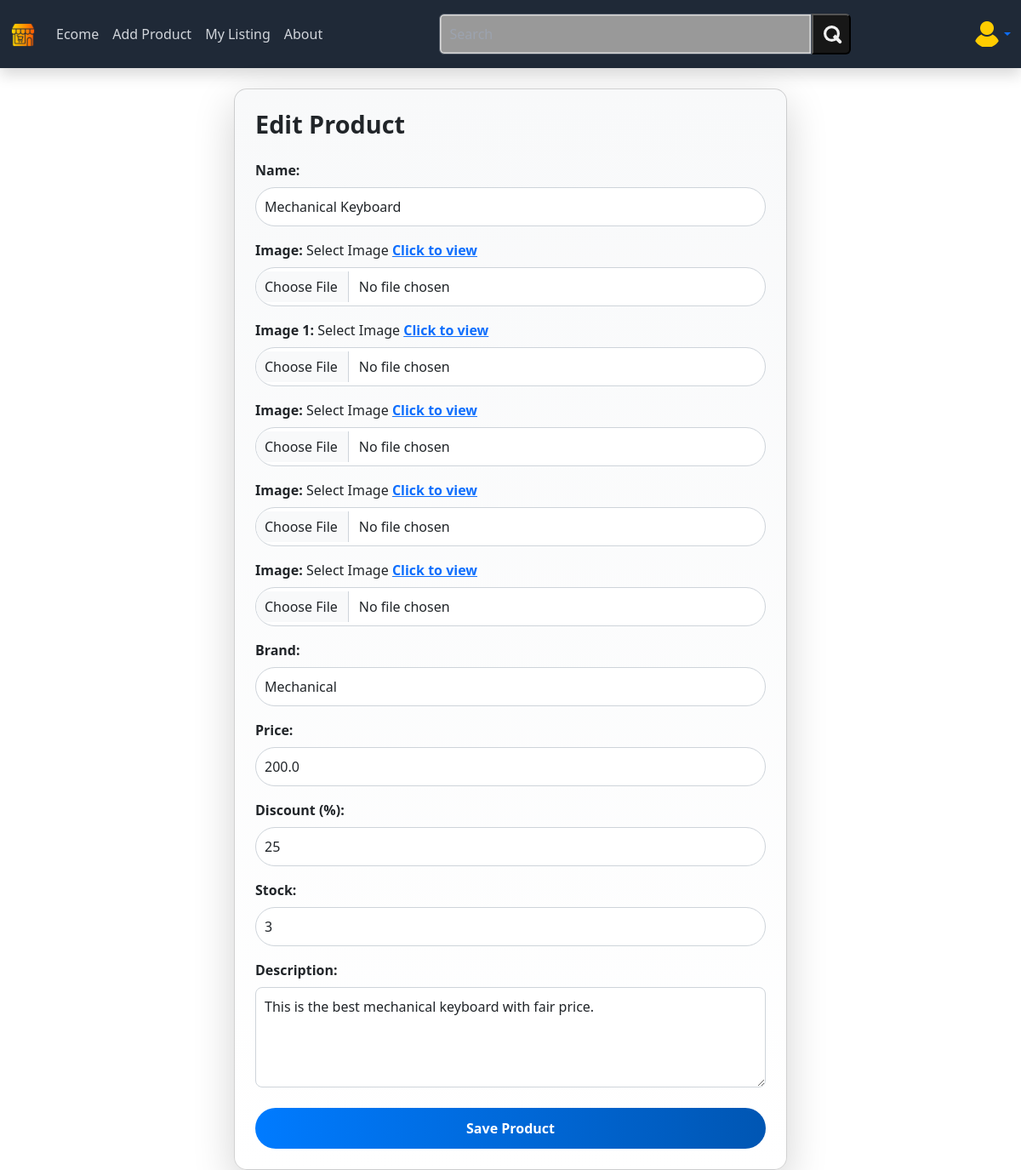
Screenshot of /edit/4/ (signed in) with the database file from the repository.
### product/models.py (models this page shows, shortened)
class Product(models.Model):
    user = models.ForeignKey(User, on_delete=models.CASCADE, null=True, blank=True)
    name = models.CharField(("Name"), max_length=100)
    image = models.ImageField(("Image"), upload_to='product_images/')
    image1 = models.ImageField(upload_to='product_images/', null=True, blank=True)
    image2 = models.ImageField(upload_to='product_images/', null=True, blank=True)
    image3 = models.ImageField(upload_to='product_images/', null=True, blank=True)
    image4 = models.ImageField(upload_to='product_images/', null=True, blank=True)
    brand = models.CharField(("Brand"),max_length=100)
    price = models.FloatField(("Price"), max_length=100)
    discount = models.IntegerField(("Discount"))
    stock = models.PositiveIntegerField(default=0)
    description = models.TextField(("Description"))

### product/views.py (the view, shortened to what this page needs)
# urls.py: path('edit/<int:id>/', views.edit_product, name='edit_product'),
@login_required
def edit_product(request, id):
    product = get_object_or_404(Product, id=id)
    return render(request, 'product/edit_product.html', {'product': product})

### templates/product/edit_product.html (shortened to what this page needs)
{% extends "base.html" %}
{% block content %}
<div class="card shadow-lg p-4 mx-auto" style="max-width: 650px; border-radius: 15px; background: linear-gradient(180deg, #f8f9fa 0%, #ffffff 100%); transition: transform 0.3s ease, box-shadow 0.3s ease;">
  <h2 class="mb-4 fw-bold text-dark" style="font-size: 1.8rem;">Edit Product</h2>
  <form method="post" enctype="multipart/form-data">
    <div class="mb-3">
      <label for="name" class="form-label fw-bold text-dark">Name:</label>
      <input type="text" name="name" id="name" class="form-control rounded-pill" required style="border: 1px solid #ced4da; padding: 10px; transition: border-color 0.3s ease, box-shadow 0.3s ease;" required value="{{ product.name }}">
    </div>
    <div class="mb-3">
      <label for="image" class="form-label fw-bold text-dark">Image:</label>
        Select Image
        {% if product.image %}
          <a href="{{ product.image.url }}" target="_blank"><b>Click to view</b></a>
        {% endif %}
      <input type="file" name="image" id="image" class="form-control rounded-pill" style="border: 1px solid #ced4da; padding: 10px; transition: border-color 0.3s ease, box-shadow 0.3s ease;">
    </div>
    <div class="mb-3">
      <label for="image 1" class="form-label fw-bold text-dark">Image 1:</label>
        Select Image
        {% if product.image %}
          <a href="{{ product.image.url }}" target="_blank"><b>Click to view</b></a>
        {% endif %}
      <input type="file" name="image 1" id="image 1" class="form-control rounded-pill" style="border: 1px solid #ced4da; padding: 10px; transition: border-color 0.3s ease, box-shadow 0.3s ease;">
    </div>
    <div class="mb-3">
      <label for="image 2" class="form-label fw-bold text-dark">Image:</label>
        Select Image
        {% if product.image %}
          <a href="{{ product.image.url }}" target="_blank"><b>Click to view</b></a>
        {% endif %}
      <input type="file" name="image 2" id="image 2" class="form-control rounded-pill" style="border: 1px solid #ced4da; padding: 10px; transition: border-color 0.3s ease, box-shadow 0.3s ease;">
    </div>
    <div class="mb-3">
      <label for="image 3" class="form-label fw-bold text-dark">Image:</label>
        Select Image
        {% if product.image %}
          <a href="{{ product.image.url }}" target="_blank"><b>Click to view</b></a>
        {% endif %}
      <input type="file" name="image 3" id="image 3" class="form-control rounded-pill" style="border: 1px solid #ced4da; padding: 10px; transition: border-color 0.3s ease, box-shadow 0.3s ease;">
    </div>
    <div class="mb-3">
      <label for="image 4" class="form-label fw-bold text-dark">Image:</label>
        Select Image
        {% if product.image %}
          <a href="{{ product.image.url }}" target="_blank"><b>Click to view</b></a>
        {% endif %}
      <input type="file" name="image 4" id="image 4" class="form-control rounded-pill" style="border: 1px solid #ced4da; padding: 10px; transition: border-color 0.3s ease, box-shadow 0.3s ease;">
    </div>
    <div class="mb-3">
      <label for="brand" class="form-label fw-bold text-dark">Brand:</label>
      <input type="text" name="brand" id="brand" value="{{product.brand}}" class="form-control rounded-pill" style="border: 1px solid #ced4da; padding: 10px; transition: border-color 0.3s ease, box-shadow 0.3s ease;">
    </div>
    <div class="mb-3">
      <label for="price" class="form-label fw-bold text-dark">Price:</label>
      <input type="number" name="price" id="price" class="form-control rounded-pill" required style="border: 1px solid #ced4da; padding: 10px; transition: border-color 0.3s ease, box-shadow 0.3s ease;" required value="{{ product.price }}">
    </div>
    <div class="mb-3">
      <label for="discount" class="form-label fw-bold text-dark">Discount (%):</label>
      <input type="number" name="discount" id="discount" class="form-control rounded-pill" min="0" max="100" value="{{ product.discount }}" style="border: 1px solid #ced4da; padding: 10px; transition: border-color 0.3s ease, box-shadow 0.3s ease;">
    </div>
    <div class="mb-3">
      <label for="stock" class="form-label fw-bold text-dark">Stock:</label>
      <input type="number" name="stock" id="stock" class="form-control rounded-pill" value="{{ product.stock }}" min="0" style="border: 1px solid #ced4da; padding: 10px; transition: border-color 0.3s ease, box-shadow 0.3s ease;" required>
    </div>
    <div class="mb-4">
      <label for="description" class="form-label fw-bold text-dark">Description:</label>
      <textarea name="description" id="description" class="form-control rounded-3" rows="4" style="border: 1px solid #ced4da; padding: 10px; transition: border-color 0.3s ease, box-shadow 0.3s ease;" required>{{ product.description }}</textarea>
    </div>
    <button type="submit" class="btn btn-primary w-100 fw-bold rounded-pill" style="background: linear-gradient(90deg, #007bff 0%, #0056b3 100%); border: none; padding: 12px; transition: background 0.3s ease, transform 0.2s ease;">Save Product</button>
  </form>
</div>
{% endblock %}

### templates/product/edit_product.html (style rules this page uses)
.form-label { font-size: 1rem; color: #1a1a1a; }

### rows the page displays
Product: name "Mechanical Keyboard", brand "Mechanical", price "200.0", discount "25", stock "3", description "This is the best mechanical keyboard with fair price."
